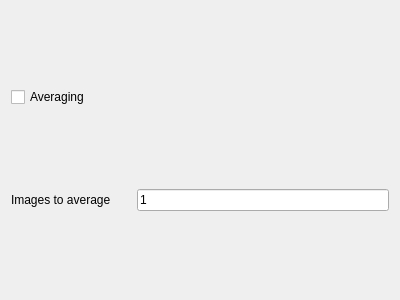
<?xml version="1.0" encoding="UTF-8"?>
<ui version="4.0">
 <class>Form</class>
 <widget class="QWidget" name="Form">
  <property name="geometry">
   <rect>
    <x>0</x>
    <y>0</y>
    <width>400</width>
    <height>300</height>
   </rect>
  </property>
  <property name="windowTitle">
   <string>Form</string>
  </property>
  <layout class="QGridLayout" name="gridLayout">
   <item row="0" column="0">
    <widget class="QCheckBox" name="averagingCheckBox">
     <property name="minimumSize">
      <size>
       <width>120</width>
       <height>0</height>
      </size>
     </property>
     <property name="text">
      <string>Averaging</string>
     </property>
    </widget>
   </item>
   <item row="1" column="0">
    <widget class="QLabel" name="label">
     <property name="minimumSize">
      <size>
       <width>120</width>
       <height>0</height>
      </size>
     </property>
     <property name="text">
      <string>Images to average</string>
     </property>
    </widget>
   </item>
   <item row="1" column="1">
    <widget class="QLineEdit" name="numImagesLineEdit">
     <property name="minimumSize">
      <size>
       <width>30</width>
       <height>0</height>
      </size>
     </property>
     <property name="text">
      <string>1</string>
     </property>
    </widget>
   </item>
  </layout>
 </widget>
 <resources/>
 <connections/>
</ui>
